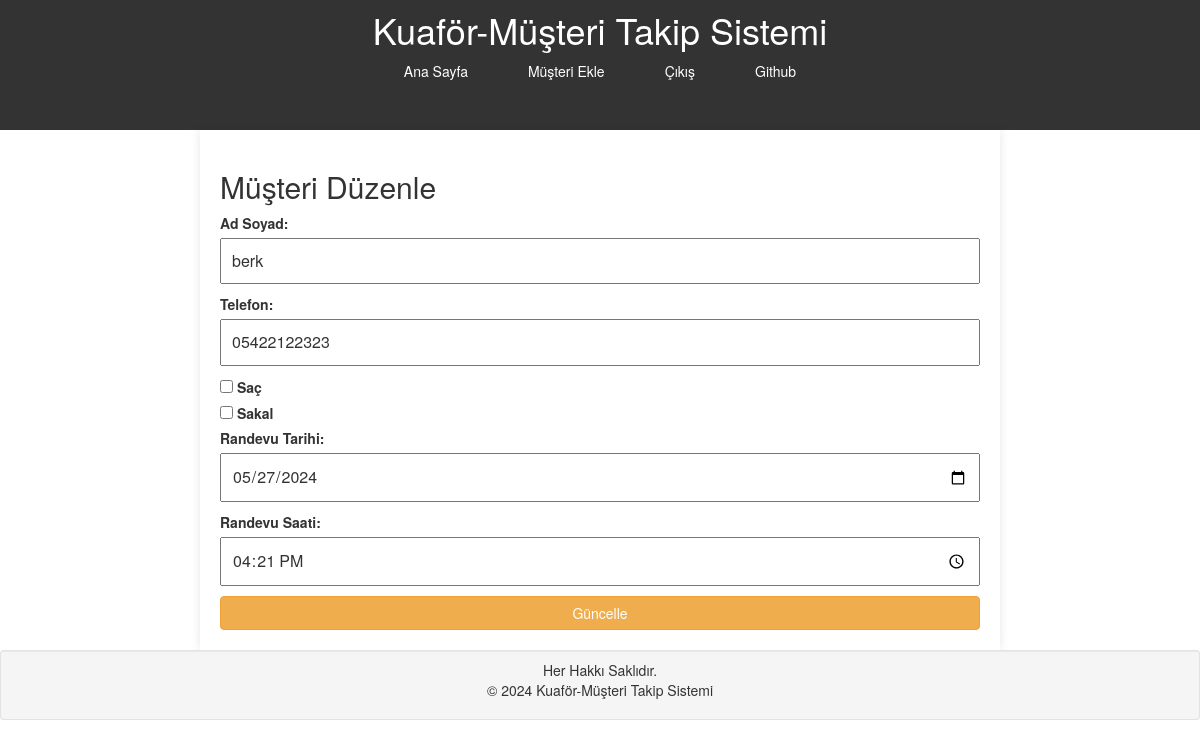
Screenshot of /web-proje2/pages/musteri_duzenle.php?id=15 (signed in) with the database file from the repository.
### tables this page shows
CREATE TABLE `musteriler` (
  `id` int(11) NOT NULL,
  `kullanici_id` int(11) NOT NULL,
  `ad_soyad` varchar(100) NOT NULL,
  `telefon` varchar(15) NOT NULL,
  `randevu_tarihi` date NOT NULL,
  `sac_bilgileri` tinyint(1) DEFAULT 1,
  `sakal_bilgileri` tinyint(1) DEFAULT 1,
  `randevu_saat` time DEFAULT NULL
);

### web-proje2/pages/musteri_duzenle.php (the view, shortened to what this page needs)
<?php
include('../includes/baslik.php');
include('../includes/veritabani.php');
$id = $_GET['id'];
$sorgu = "SELECT * FROM musteriler WHERE id='$id'";
$sonuc = mysqli_query($conn, $sorgu);
$musteri = mysqli_fetch_assoc($sonuc);
?>
<form action="musteri_duzenle.php?id=<?php echo $id; ?>" method="POST">
    <h2>Müşteri Düzenle</h2>
    <label for="ad_soyad">Ad Soyad:</label>
    <input type="text" name="ad_soyad" value="<?php echo $musteri['ad_soyad']; ?>" required>
    <label for="telefon">Telefon:</label>
    <input type="text" name="telefon" value="<?php echo $musteri['telefon']; ?>" required>
    <div>
        <input type="checkbox" id="sac" name="sac" value="1" <?php if ($musteri['sac_bilgileri'] == 'Saç') echo 'checked'; ?>>
        <label for="sac">Saç</label>
    </div>
    <div>
        <input type="checkbox" id="sakal" name="sakal" value="1" <?php if ($musteri['sakal_bilgileri'] == 'Sakal') echo 'checked'; ?>>
        <label for="sakal">Sakal</label>
    </div>
    <label for="randevu_tarihi">Randevu Tarihi:</label>
    <input type="date" name="randevu_tarihi" value="<?php echo $musteri['randevu_tarihi']; ?>" required>
    <label for="randevu_saat">Randevu Saati:</label>
    <input type="time" name="randevu_saat" value="<?php echo $musteri['randevu_saat']; ?>" required>
    <button type="submit" class="btn btn-warning">Güncelle</button>
</form>
<?php include('../includes/altbilgi.php'); ?>

### web-proje2/css/styles.css (style rules this page uses)
body { font-family: Arial, sans-serif; margin: 0; padding: 0; background-color: #f4f4f4; }
form { display: flex; flex-direction: column; }
form label { margin-bottom: 5px; }
form input, form button { margin-bottom: 10px; padding: 10px; font-size: 16px; }
form button { background-color: #333; color: #fff; border: none; cursor: pointer; }

### rows the page displays
musteriler: ad_soyad "berk", telefon "05422122323", randevu_tarihi "05/27/2024", randevu_saat "16:21:00"
